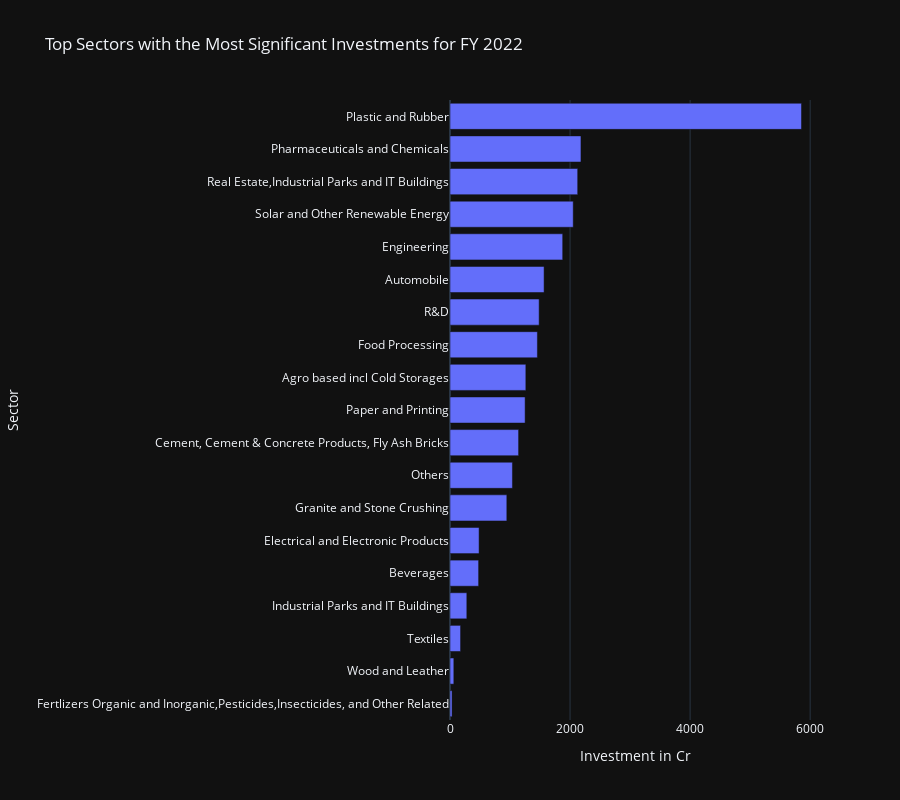

Here is the notebook cell this chart was saved with:
### Code cell
# Convert the sector_investments series into a DataFrame and reset the index
sector_investments_df = sector_investments.reset_index()

# Sort the DataFrame based on the investment values (from highest to lowest)
sorted_sectors_df = sector_investments_df.sort_values(by='investment_in_cr', ascending=True).reset_index(drop=True)

# Plotting
fig = go.Figure(data=[
    go.Bar(name='Investment', y=sorted_sectors_df['sector'], x=sorted_sectors_df['investment_in_cr'], orientation='h')
])

# Define the title string
plot_title = "Top Sectors with the Most Significant Investments for FY 2022"

# ... [rest of your code remains unchanged]

# Update layout
fig.update_layout(
    title=plot_title,
    xaxis_title='Investment in Cr',
    yaxis_title='Sector',
    template="plotly_dark",
    height=800,
    legend=dict(y=-0.1, x=0.4, xanchor='center', orientation='h')
)

# Save the plot (modify the path as per your requirements)
plot_path = f"D:\\Telangana_Growth_Analysis\\notebooks\\plots\\ts_ipass\\8\\{plot_title}.html"
fig.write_html(plot_path)

print(f"Plot saved to {plot_path}")

fig.show()

### Figure 1 — Plotly figure (JSON) as saved in the notebook; plotly's stock layout.template omitted (floating-point values rounded to 4 significant figures)
{"data": [{"name": "Investment", "orientation": "h", "type": "bar", "x": [34.23, 64, 176.2, 280.4, 476.8, 484.5, 946.7, 1040.0, 1143.0, 1251.0, 1264.0, 1456.0, 1485.0, 1567.0, 1878.0, 2053.0, 2127.0, 2182.0, 5856.0], "y": ["Fertlizers Organic and Inorganic,Pesticides,Insecticides, and Other Related", "Wood and Leather", "Textiles", "Industrial Parks and IT Buildings", "Beverages", "Electrical and Electronic Products", "Granite and Stone Crushing", "Others", "Cement, Cement & Concrete Products, Fly Ash Bricks", "Paper and Printing", "Agro based incl Cold Storages", "Food Processing", "R&D", "Automobile", "Engineering", "Solar and Other Renewable Energy", "Real Estate,Industrial Parks and IT Buildings", "Pharmaceuticals and Chemicals", "Plastic and Rubber"]}], "layout": {"height": 800, "legend": {"orientation": "h", "x": 0.4, "xanchor": "center", "y": -0.1}, "title": {"text": "Top Sectors with the Most Significant Investments for FY 2022"}, "xaxis": {"title": {"text": "Investment in Cr"}}, "yaxis": {"title": {"text": "Sector"}}}}
